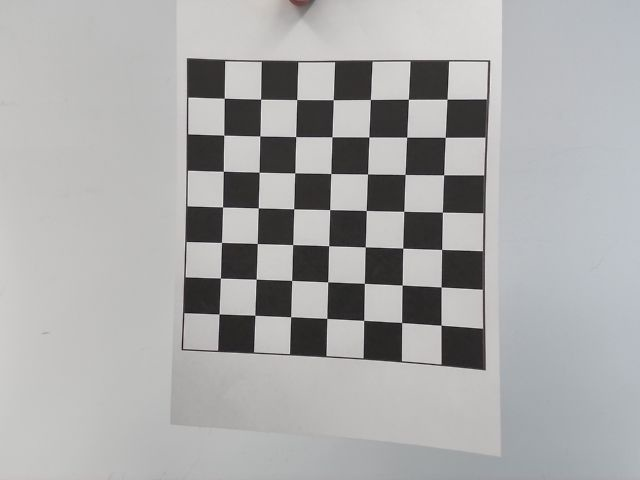
#> input picture src/capture/calibration_pictures/image.jpg, 640 x 480 px, given in place of the camera
$ python color_picker.py
#> lines starting #> are read from the running program, lines starting #| are printed output that depends on the picture; after the words box and inside, x2 and y2 are one past the last pixel; in counts of white or black regions, pixels touching at a corner belong together
import cv2
import numpy as np


class ColorPicker:
    def __init__(self, radius=100):
        self.radius = radius

        self.half_width: int
        self.half_height: int
        self.mask = None

        self.color_median = []
        self.color_std = []

        # self.color_hsv = None
        self.color_bgr = (0, 255, 0)

    def update_mask(self):
        self.mask = np.zeros((self.height, self.width, 3), dtype=np.uint8)
        self.mask = cv2.circle(
            img=self.mask,
            center=(self.half_width, self.half_height),
            radius=self.radius,
            color=(255, 255, 255),
            thickness=-1,
        )

    def run(self):
        median = None
        cap = cv2.VideoCapture(0)

        self.width, self.height = (
            int(cap.get(cv2.CAP_PROP_FRAME_WIDTH)),
            int(cap.get(cv2.CAP_PROP_FRAME_HEIGHT)),
        )
        self.half_width, self.half_height = self.width // 4, self.height // 2
        self.update_mask()

        while True:
            ret_succ, frame = cap.read()
#> frame is the input picture: shape (480, 640, 3); mean B, G, R 169.3, 169.5, 169.4
            if not ret_succ:
                break

            self.extract_color(frame.copy())

            frame = self.draw_crosshair(frame)

            match chr(cv2.waitKey(1) & 0xFF):
                case "q":
                    break
                case "+":
                    self.radius += 10
                    self.update_mask()
                case "-":
                    self.radius = max(10, self.radius - 10)
                    self.update_mask()
                case "r":
                    median, std = self.print_color()

            if median is not None:
                cv2.putText(
                    frame,
                    median,
                    (50, 20),
                    cv2.FONT_HERSHEY_SIMPLEX,
                    0.7,
                    (255, 255, 255),
                    2,
                )
                cv2.putText(
                    frame,
                    std,
                    (50, 40),
                    cv2.FONT_HERSHEY_SIMPLEX,
                    0.7,
                    (255, 255, 255),
                    2,
                )
            cv2.imshow("frame", frame)

        self.print_color()
        cap.release()
        cv2.destroyAllWindows()

    def draw_crosshair(self, frame):
        frame = cv2.line(
            frame,
            (self.half_width, self.half_height - self.radius),
            (self.half_width, self.half_height + self.radius),
            self.color_bgr,
            5,
        )
        frame = cv2.line(
            frame,
            (self.half_width - self.radius, self.half_height),
            (self.half_width + self.radius, self.half_height),
            self.color_bgr,
            5,
        )
        frame = cv2.circle(
            frame,
            (self.half_width, self.half_height),
            self.radius,
            self.color_bgr,
            5,
        )
        return frame

    def extract_color(self, frame):
        # Convert to HSV and perform histogram equalization on the V channel
        frame = cv2.cvtColor(frame, cv2.COLOR_BGR2LAB)
#> frame: shape (480, 640, 3); mean of channels 0, 1, 2 175.2, 128, 128
        frame[:, :, 0] = cv2.equalizeHist(frame[:, :, 0])
#> frame: shape (480, 640, 3); mean of channels 0, 1, 2 131.8, 128, 128

        frame = cv2.bitwise_and(self.mask, frame)  # Apply mask
#> frame: shape (480, 640, 3); mean of channels 0, 1, 2 13.7, 13.1, 13.2
#> self.mask: shape (480, 640, 3); mean of channels 0, 1, 2 26.1, 26.1, 26.1

        non_black_pixels_mask = np.any(frame > [0, 0, 0], axis=-1)
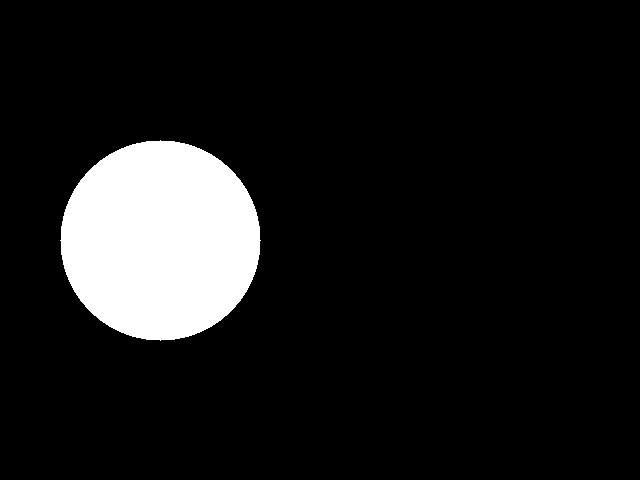
#> non_black_pixels_mask: shape (480, 640) bool; 10.2% white; 1 white region, box (x1, y1, x2, y2) and area: (60, 140, 261, 341) 31417

        h_channel, s_channel, v_channel = frame[np.where(non_black_pixels_mask)].T
        with open("hsv.txt", "a") as f:
            f.write(str(h_channel) + str(s_channel) + str(v_channel) + "\n")

        # compute median and standard deviation for each channel
        color_median = np.median([h_channel, s_channel, v_channel], axis=1)
#> color_median = [142, 128, 129]
        color_std = np.std([h_channel, s_channel, v_channel], axis=1)
#> color_std = [64.17, 0.55, 0.517]

        self.color_median.append(color_median)
        self.color_std.append(color_std)

    def print_color(self):
        color = np.mean(self.color_median, axis=0)
        color_bgr = cv2.cvtColor(
            color.astype(np.uint8).reshape(1, 1, 3), cv2.COLOR_LAB2BGR
        ).squeeze()
        median_str = f"Median (LAB): {color}; (BGR): {color_bgr})"
        std_str = f"Std: {np.mean(self.color_std, axis=0)}"
        self.color_bgr = tuple(int(c) for c in color_bgr.squeeze())
        print(median_str, std_str, sep="\n")

        self.color_median = []
        self.color_std = []

        return median_str, std_str


if __name__ == "__main__":
    color_picker = ColorPicker()
    color_picker.run()
#> in draw_crosshair, `frame = cv2.circle( frame, (self.half_width, self.half_height), self.r..`:
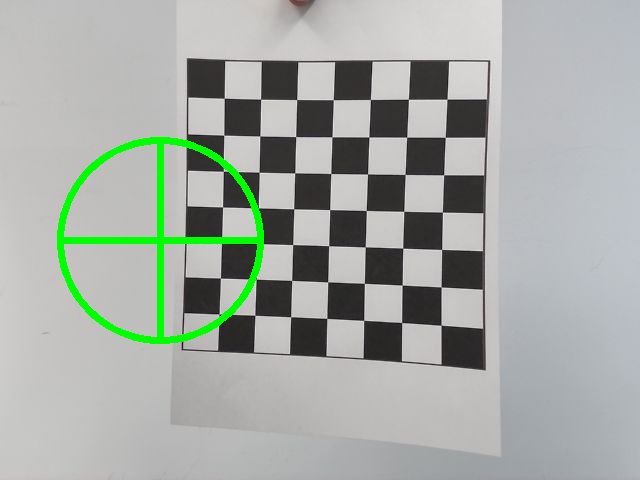
#> frame: shape (480, 640, 3); mean B, G, R 165.5, 171.4, 165.5
#> (key Esc is pressed here)
